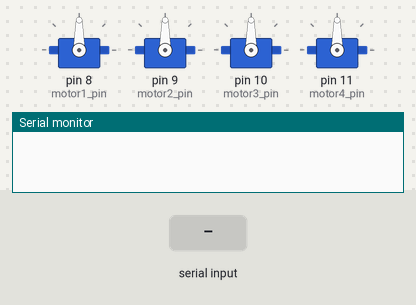
Recording of a sketch running on a simulated Arduino Uno, built with avr-gcc and run on an emulated ATmega328P. Parts: 4 × servo, the last lines printed to the serial monitor. Inputs (shaded band) come from the test bench.

Above: at 1.2 s.
1.3 s: "90,45\n" received over Serial
At 1.8 s:
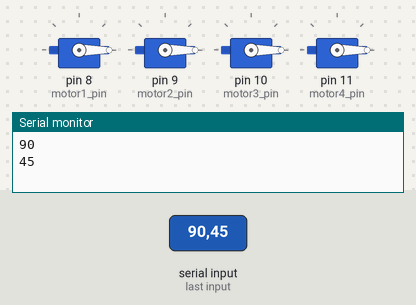
Timing chart, 0 to 4.3 s (numbered marks = the images above; inputs shaded):
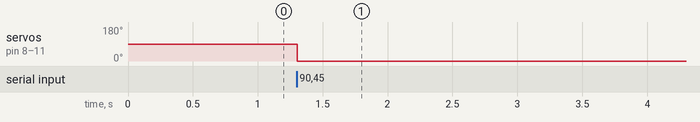

Measured:
- after the input at 1.3 s, servo on pin 8 (motor1_pin), servo on pin 9 (motor2_pin), servo on pin 10 (motor3_pin), servo on pin 11 (motor4_pin): 90° → 0° at once

The sketch:

escprogram.ino
```cpp
#include "motor_receiver.h"
int value;
void setup() {
  // put your setup code here, to run once:
  motorinitialize();
 Serial.begin(9600);

}

void loop() {
  // put your main code here, to run repeatedly:
   if(Serial.available())
    value = Serial.parseInt();
 if(value!=0)
 {
 Serial.println(value);

motor1.writeMicroseconds(value);
motor2.writeMicroseconds(value);
motor3.writeMicroseconds(value);
motor4.writeMicroseconds(value);}
}
```

motor_receiver.h
```cpp
#include<Servo.h>

#define motor1_pin 8
#define motor2_pin 9
#define motor3_pin 10
#define motor4_pin 11

//Receiver Pins
#define rx_roll_pin 2
#define rx_pitch_pin 3
#define rx_throttle_pin 18
#define rx_yaw_pin 19

#define throttle_min 1180
#define throttle_max 1850
#define roll_min 1110
#define roll_max 1900
#define pitch_min 1110
#define pitch_max 1780
#define yaw_min 1100
#define yaw_max 1900

#define mid_value 1500

#define motor_max 2000
#define motor_min 700
void motorinitialize();
void rcmap();
void rcinitialize();
void rollinput();
void throttleinput();
void pitchinput();
void yawinput();

Servo motor1, motor2, motor3, motor4;
/*

rx_throttle,rx_pitch,rx_yaw,rx_roll
channel3,channel2,channel4,channel1
channel1=>rx_roll    =>2
channel2=>rx_pitch   =>3
channel3=>rx_throttle=>18
channel4=>rx_yaw     =>19
motor1 =>8
motor2 =>9
motor3 =>10
motor4 =>11
pwm output to motors: from 700us to 2000us
*/
volatile int rx_roll,rx_pitch,rx_throttle,rx_yaw; // volatile, we set this in the Interrupt and read it in loop so it must be declared volatile
volatile unsigned long roll_start,pitch_start,yaw_start,throttle_start; // set in the interrupt
int throttle,yaw,pitch,roll;

void motorinitialize()
{
  motor1.attach(motor1_pin);
  motor2.attach(motor2_pin);
  motor3.attach(motor3_pin);
  motor4.attach(motor4_pin);//  attached to pin 9 I just do this with 1 Servo

  //attachInterrupt(digitalPinToInterrupt(pin), ISR, mode);
}
void rcmap()
{
 // value = map(nThrottleIn, 1200, 1850, 700, 2000);
 throttle=map(rx_throttle,throttle_min,throttle_max,700,2000);
 pitch=map(rx_pitch,mid_value,pitch_max,700,2000);
 roll=map(rx_roll,mid_value,roll_max,700,2000);
 yaw=map(rx_yaw,mid_value,yaw_max,700,2000);

}


void rcinitialize()
{
  attachInterrupt(digitalPinToInterrupt(rx_roll_pin),rollinput,CHANGE);
  attachInterrupt(digitalPinToInterrupt(rx_throttle_pin),throttleinput,CHANGE);
  attachInterrupt(digitalPinToInterrupt(rx_yaw_pin),yawinput,CHANGE);
  attachInterrupt(digitalPinToInterrupt(rx_pitch_pin),pitchinput,CHANGE);
}
void rollinput()
{
  // if the pin is high, its the start of an interrupt
  if(digitalRead(rx_roll_pin) == HIGH)
    roll_start = micros();
  else
    if(roll_start)
    {
      rx_roll = (int)(micros() - roll_start);
      roll_start = 0;
    }
}
void throttleinput()
{
  // if the pin is high, its the start of an interrupt
  if(digitalRead(rx_throttle_pin) == HIGH)
    throttle_start = micros();
  else
    if(throttle_start)
    {
      rx_throttle = (int)(micros() - throttle_start);
      throttle_start = 0;
    }
}
void pitchinput()
{
  // if the pin is high, its the start of an interrupt
  if(digitalRead(rx_pitch_pin) == HIGH)
    pitch_start = micros();
  else
    if(pitch_start)
    {
      rx_pitch = (int)(micros() - pitch_start);
      pitch_start = 0;
    }
}
void yawinput()
{
  // if the pin is high, its the start of an interrupt
  if(digitalRead(rx_yaw_pin) == HIGH)
    yaw_start = micros();
  else
    if(yaw_start)
    {
      rx_yaw = (int)(micros() - yaw_start);
      yaw_start = 0;
    }
}
```
